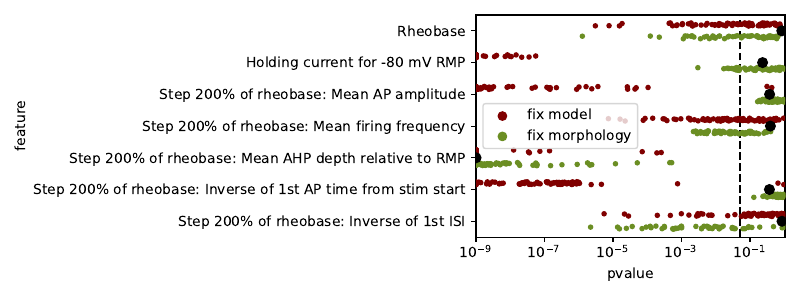

Reproduce this figure in Python.
from functools import partial
from pathlib import Path

import matplotlib.pyplot as plt
import numpy as np
import pandas as pd
import seaborn as sns
import yaml
from scipy import stats

from emodel_generalisation import ALL_LABELS
from emodel_generalisation.mcmc import get_mean_sd
from emodel_generalisation.model.access_point import AccessPoint
from emodel_generalisation.utils import FEATURE_FILTER
from emodel_generalisation.utils import get_feature_df
from emodel_generalisation.utils import get_scores

if __name__ == "__main__":
    path = Path("../cadpyr_l5")
    df = pd.read_csv(path / "out/cADpyr_L5/evaluations.csv")
    mtype = "L5_TPC:A"
    emodel = "cADpyr_L5"
    selected = yaml.safe_load(open(path / f"out/cADpyr_L5/selected/selected_{mtype}.yaml"))
    exemplar_data = yaml.safe_load(open(path / "out/cADpyr_L5/exemplar_models.yaml"))
    exp_df = pd.read_csv("../ephys_plot/exp_features.csv", index_col=0).T
    exp_df = exp_df.rename(
        columns={
            "Threshold current": "SearchThresholdCurrent.soma.v.bpo_threshold_current",
            "Holding current": "SearchHoldingCurrent.soma.v.bpo_holding_current",
        }
    )
    features = [
        "SearchThresholdCurrent.soma.v.bpo_threshold_current",
        "SearchHoldingCurrent.soma.v.bpo_holding_current",
        "Step_200.soma.v.AP_amplitude",
        "Step_200.soma.v.mean_frequency",
        "Step_200.soma.v.AHP_depth",
        "Step_200.soma.v.inv_time_to_first_spike",
        "Step_200.soma.v.inv_first_ISI",
    ]
    access_point = AccessPoint(
        legacy_dir_structure=True,
        with_seeds=True,
        final_path=path / "out/cADpyr_L5/final.json",
        emodel_dir=path / "out/cADpyr_L5/configs/",
    )

    efeatures = access_point.get_json(emodel, "features")
    df = df[df.mtype == mtype]
    df = get_scores(df, features_to_ignore=FEATURE_FILTER)
    emodels = selected["emodels"]
    morphs = selected["morphos"]
    _clip = 1e-9
    test = partial(stats.levene, center="mean")
    d = pd.DataFrame()
    gid = 0
    fig, axs = plt.subplots(1, len(features), figsize=(1.5 * len(features), 3))
    all_p = pd.DataFrame()
    for f, ax in zip(features, axs):
        f_mean, f_std = get_mean_sd(efeatures, f)
        _exp = exp_df[f].to_numpy()
        _exp = _exp[~np.isnan(_exp)]

        _df = df[df.cost < 5]
        all_feat_df = get_feature_df(_df[_df.emodel.isin(emodels) & _df.name.isin(morphs)]).sample(
            500
        )
        all_p.loc[f, "pvalue"] = np.clip(test(all_feat_df[f].to_numpy(), _exp).pvalue, _clip, 1)
        all_p.loc[f, "feature"] = ALL_LABELS.get(f, f)
        for emodel in emodels:
            e_df = df[df.emodel == emodel]
            e_df = e_df.set_index("name")
            e_df = e_df.loc[morphs]
            e_feat_df = get_feature_df(e_df.reset_index())

            if emodel == "cADpyr_L5_8825":
                _e_f = e_feat_df[f].to_list()

            e_pvalue = np.clip(test(e_feat_df[f].to_numpy(), _exp).pvalue, _clip, 1)
            d.loc[gid, "pvalue"] = e_pvalue
            d.loc[gid, "type"] = "fix model"
            d.loc[gid, "feature"] = ALL_LABELS.get(f, f)
            gid += 1

        for morph in morphs:
            m_df = df[df.name == morph]
            m_df = m_df.set_index("emodel")
            m_df = m_df.loc[emodels]
            m_feat_df = get_feature_df(m_df.reset_index())
            m_f = m_feat_df[f].to_list()
            if morph == "vd110530_idC":
                _m_f = m_feat_df[f].to_list()

            m_pvalue = np.clip(test(m_feat_df[f].to_numpy(), _exp).pvalue, _clip, 1)
            d.loc[gid, "pvalue"] = m_pvalue
            d.loc[gid, "type"] = "fix morphology"
            d.loc[gid, "feature"] = ALL_LABELS.get(f, f)
            gid += 1

        _d = pd.DataFrame()
        i = 0
        for _e in _e_f:
            _d.loc[i, "value"] = _e
            _d.loc[i, "type"] = "fix model"
            _d.loc[i, "feature"] = f
            i += 1
        for _m in _m_f:
            _d.loc[i, "value"] = _m
            _d.loc[i, "type"] = "fix morphology"
            _d.loc[i, "feature"] = f
            i += 1
        for _f in all_feat_df[f]:
            _d.loc[i, "value"] = _f
            _d.loc[i, "type"] = "all"
            _d.loc[i, "feature"] = f
            i += 1

        sns.stripplot(
            data=_d,
            x="feature",
            y="value",
            hue="type",
            dodge=True,
            ax=ax,
            palette={"fix model": "maroon", "fix morphology": "olivedrab", "all": "k"},
            size=3,
        )

        ax.axhline(f_mean, c="k")
        ax.axhline(f_mean + f_std, c="k", ls="--")
        ax.axhline(f_mean - f_std, c="k", ls="--")
        ax.axhline(f_mean + 2 * f_std, c="k", ls="-.")
        ax.axhline(f_mean - 2 * f_std, c="k", ls="-.")
        ax.axhline(_d.loc[np.argwhere(np.array(morphs) == "vd110530_idC")[0][0], "value"], c="r")
        ax.spines.right.set_visible(False)
        ax.spines.top.set_visible(False)
        ax.spines.bottom.set_visible(False)
        ax.tick_params(bottom=False)
        ax.set_ylabel(ALL_LABELS.get(f))
        ax.set_xlabel("")
        ax.xaxis.set_ticklabels([])
        ax.get_legend().remove()

    plt.legend()
    plt.tight_layout()
    plt.savefig("comp_distributions.pdf")

    plt.figure(figsize=(8, 3))
    ax = plt.gca()
    sns.stripplot(
        data=d,
        y="feature",
        x="pvalue",
        hue="type",
        orient="h",
        dodge=True,
        size=4,
        ax=ax,
        linewidth=0,
        # color="k",
        palette={"fix model": "maroon", "fix morphology": "olivedrab", "all": "k"},
    )
    sns.stripplot(
        data=all_p,
        y="feature",
        x="pvalue",
        orient="h",
        size=8,
        ax=ax,
        linewidth=0,
        color="k",
    )
    plt.axvline(0.05, c="k", ls="--")
    ax.set_xlim(_clip, 1.05)
    plt.xscale("log")
    plt.tight_layout()
    plt.savefig("variability.pdf")
